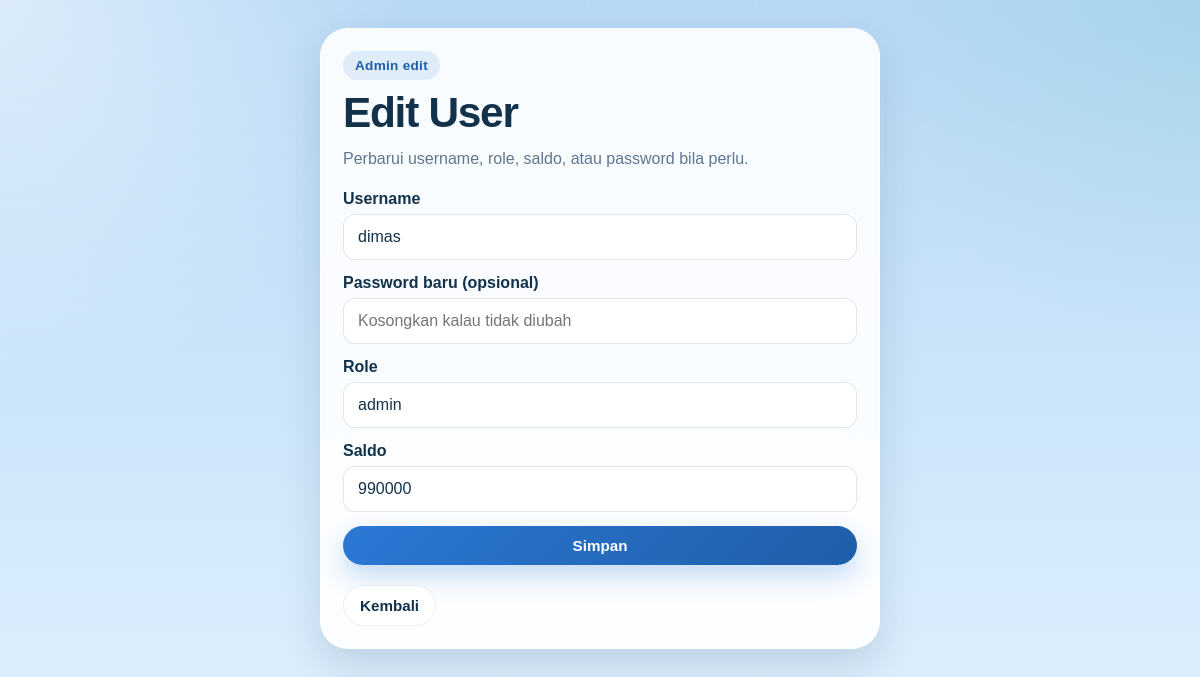
The page /admin/user/2/edit (signed in) on the database its author committed.
### tables this page shows
CREATE TABLE users (
    id INTEGER PRIMARY KEY AUTOINCREMENT,
    username TEXT UNIQUE NOT NULL,
    password TEXT NOT NULL,
    role TEXT NOT NULL, saldo INTEGER DEFAULT 1000000);

### app.py (the view, shortened to what this page needs)
@app.route("/admin/user/<int:id>/edit", methods=["GET", "POST"])
def admin_edit_user(id):
    if not is_admin():
        if "username" not in session:
            return redirect("/login")
        return redirect("/dashboard")
    conn = sqlite3.connect("marketplace.db")
    cursor = conn.cursor()
    cursor.execute("SELECT id, username, password, role, saldo FROM users WHERE id = ?", (id,))
    user = cursor.fetchone()
    if user is None:
        conn.close()
        return redirect("/admin")
    conn.close()
    return render_template("edit_user.html", user=user)

### app.py (called while the page is built)
def is_admin():
    return session.get("username") is not None and session.get("role") == "admin"

### templates/edit_user.html (shortened to what this page needs)
<!DOCTYPE html>
<html lang="en">
<head>
    <link rel="stylesheet" href="{{ url_for('static', filename='css/style.css') }}">
</head>
<body>
    <main class="page-shell">
        <section class="hero-card form-card">
            <div class="hero-top">
                <span class="eyebrow">Admin edit</span>
                <h1 class="hero-title">Edit User</h1>
                <p class="hero-copy">Perbarui username, role, saldo, atau password bila perlu.</p>
            </div>
            <form class="form-grid" method="POST">
                <div class="field">
                    <label>Username</label>
                    <input type="text" name="username" value="{{ user[1] }}">
                </div>
                <div class="field">
                    <label>Password baru (opsional)</label>
                    <input type="password" name="password" placeholder="Kosongkan kalau tidak diubah">
                </div>
                <div class="field">
                    <label>Role</label>
                    <input type="text" name="role" value="{{ user[3] }}">
                </div>
                <div class="field">
                    <label>Saldo</label>
                    <input type="number" name="saldo" value="{{ user[4] }}">
                </div>
                <button class="btn btn-primary" type="submit">Simpan</button>
            </form>
            <div class="toolbar">
                <a class="btn btn-ghost" href="/admin">Kembali</a>
            </div>
        </section>
    </main>
</body>
</html>

### static/css/style.css (style rules this page uses)
:root { --bg: #b7d8f5; --bg-2: #e2f2ff; --surface: rgba(255, 255, 255, 0.9); --surface-solid: #ffffff; --text: #12314a; --muted: #5f7690; --primary: #2b78d6; --primary-dark: #1f5ea8; --accent: #2db7a3; --danger: #db4c4c; --success: #249c62; --shadow: 0 18px 40px rgba(18, 49, 74, 0.14); --shadow-soft: 0 10px 24px rgba(18, 49, 74, 0.09); --radius-xl: 28px; --radius-lg: 20px; --radius-md: 14px; --radius-sm: 12px; }
* { box-sizing: border-box; }
html { scroll-behavior: smooth; }
body { margin: 0; min-height: 100vh; color: var(--text); font-family: Arial, sans-serif; background: radial-gradient(circle at top left, rgba(255, 255, 255, 0.5), transparent 28%), radial-gradient(circle at top right, rgba(45, 183, 163, 0.12), transparent 24%), linear-gradient(180deg, var(--bg) 0%, var(--bg-2) 100%); }
body::before { content: ""; position: fixed; inset: 0; background-image: linear-gradient(rgba(255, 255, 255, 0.12) 1px, transparent 1px), linear-gradient(90deg, rgba(255, 255, 255, 0.12) 1px, transparent 1px); background-size: 42px 42px; mask-image: linear-gradient(180deg, rgba(0, 0, 0, 0.32), transparent 88%); pointer-events: none; }
a { color: var(--primary-dark); text-decoration: none; font-weight: 700; }
.page-shell { width: min(1120px, calc(100% - 24px)); margin: 0 auto; padding: 18px 0 36px; position: relative; z-index: 1; }
.hero-card { background: var(--surface); border: 1px solid rgba(255, 255, 255, 0.55); box-shadow: var(--shadow); border-radius: var(--radius-xl); padding: 22px; backdrop-filter: blur(10px); }
.hero-top { display: grid; gap: 10px; margin-bottom: 18px; }
.eyebrow { display: inline-flex; align-items: center; gap: 8px; width: fit-content; padding: 7px 12px; border-radius: 999px; background: rgba(43, 120, 214, 0.12); color: var(--primary-dark); font-size: 0.85rem; font-weight: 700; letter-spacing: 0.02em; }
.hero-title { margin: 0; font-size: clamp(1.7rem, 4vw, 2.65rem); line-height: 1.08; letter-spacing: -0.03em; }
.hero-copy { margin: 0; max-width: 62ch; color: var(--muted); line-height: 1.65; }
.actions, .toolbar { display: flex; flex-wrap: wrap; gap: 12px; }
.toolbar { margin-top: 20px; }
.btn { display: inline-flex; align-items: center; justify-content: center; gap: 8px; border: 0; border-radius: 999px; padding: 11px 16px; font-size: 0.95rem; font-weight: 800; cursor: pointer; transition: transform 0.16s ease, box-shadow 0.16s ease, background-color 0.16s ease, opacity 0.16s ease; text-decoration: none; white-space: nowrap; }
.btn-primary { background: linear-gradient(135deg, var(--primary) 0%, var(--primary-dark) 100%); color: #fff; box-shadow: 0 12px 24px rgba(43, 120, 214, 0.26); }
.btn-ghost { background: rgba(255, 255, 255, 0.8); color: var(--text); border: 1px solid rgba(18, 49, 74, 0.08); }
.form-card { max-width: 560px; margin: 0 auto; }
.form-grid { display: grid; gap: 14px; }
.field { display: grid; gap: 6px; }
label { font-weight: 700; color: var(--text); }
input, select, textarea { width: 100%; border: 1px solid rgba(18, 49, 74, 0.12); border-radius: var(--radius-sm); padding: 13px 14px; font: inherit; background: rgba(255, 255, 255, 0.96); color: var(--text); }
@media (min-width: 1024px) { .page-shell { padding: 28px 0 48px; } }

### rows shown on the page
users: username "dimas", role "admin", saldo "990000"
